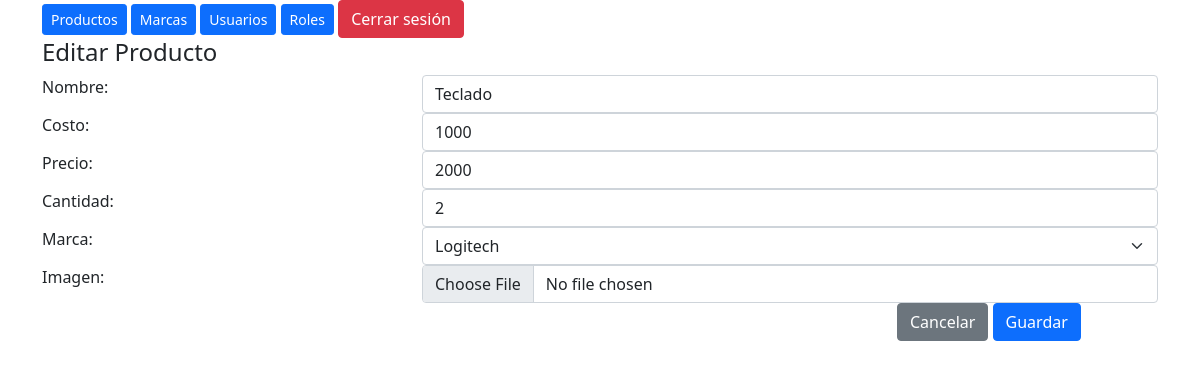
Page /php_588_595/index.php?c=product&a=form&id=1 (signed in) on the committed database.
### tables this page shows
CREATE TABLE `products` (
  `id` int(11) NOT NULL,
  `name` varchar(100) NOT NULL,
  `cost` double(10,2) NOT NULL,
  `price` double(10,2) NOT NULL,
  `quantity` int(11) NOT NULL,
  `brand_id` int(11) NOT NULL
);

CREATE TABLE `brands` (
  `id` int(11) NOT NULL,
  `name` varchar(50) NOT NULL,
  `description` varchar(50) NOT NULL
);

### php_588_595/controllers/product.controller.php (called while the page is built, shortened)
<?php
require_once "models/product.php";
require_once "models/brand.php";
class ProductController
{
    public function form()
    {
        $product = new Product();
        $brand = new Brand();
        $brands = $brand -> list();
        if(isset($_GET['id']))
        {
            $product = $product->getById($_GET['id']);
        }
        require "views/header.php";
        require "views/product/form.php";
        require "views/footer.php";
    }
}

### php_588_595/models/database.php (called while the page is built)
<?php
class Database
{
    private static $server = 'localhost';
    private static $dbUser = 'root';
    private static $dbPass = '';
    private static $dbName = 'empresa';
    public static function Connect()
    {
        try {
            $connection = new PDO('mysql:host='.self::$server.';dbname='.self::$dbName.';charset=utf8',self::$dbUser, self::$dbPass);
            $connection->setAttribute(PDO::ATTR_ERRMODE,PDO::ERRMODE_EXCEPTION);
            return $connection;
        } catch (PDOException $e){
            return "Error Conexión: ".$e->getMessage();
        }
    }
}

### php_588_595/models/product.php (called while the page is built, shortened)
<?php
class Product
{
    private ?string $name = null;
    private ?float $cost = null;
    private ?float $price = null;
    private ?int $quantity = null;
    private ?int $brand_id = null;
    private $connection;
    public function __CONSTRUCT()
    {
        $this->connection = Database::Connect();
    }
    function getById($id)
    {
        try {
            $query = "SELECT * FROM products WHERE id=?;";
            $query = $this->connection->prepare($query);
            $query->setFetchMode(PDO::FETCH_CLASS, __CLASS__);
            $query->execute(array($id));
            return $query->fetch();
        } catch (Exception $e) {
            die($e->getMessage());
        }
    }
    function getName(): ?string
    {
        return $this->name;
    }
    function getCost(): ?float
    {
        return $this->cost;
    }
    function getPrice(): ?float
    {
        return $this->price;
    }
    function getQuantity(): ?int
    {
        return $this->quantity;
    }
    function getBrandId(): ?int
    {
        return $this->brand_id;
    }
}

### php_588_595/models/brand.php (called while the page is built, shortened)
<?php
class Brand
{
    private ?int $id = null;
    private ?string $name = null;
    private $connection;
    public function __CONSTRUCT()
    {
        $this->connection = Database::Connect();
    }
    function list()
    {
        try {
            $query = $this->connection->prepare("SELECT * FROM brands");
            $query->execute();
            return $query->fetchAll(PDO::FETCH_CLASS, __CLASS__);
        } catch (Exception $e) {
            die($e->getMessage());
        }
    }
    function getId(): ?int
    {
        return $this->id;
    }
    function getName(): ?string
    {
        return $this->name;
    }
}

### php_588_595/views/product/form.php (the view, shortened to what this page needs)
<h4><?=isset($_GET['id']) ? 'Editar' : 'Añadir ' ?> Producto</h4>
<form action="?c=product&a=save" method="post" enctype="multipart/form-data">
    <div class="row">
        <div class="col-md-4">
            <label for="name">Nombre:</label>
        </div>
        <div class="col-md-8">
            <input type="text" name="name" requiered value="<?=$product->getName()?>"
            class="form-control">
        </div>
    </div>
    <div class="row">
        <div class="col-md-4">
             <label for="cost">Costo:</label>
        </div>
    <div class="col-md-8">
            <input type="number" name="cost" requiered value="<?=$product->getCost()?>"
            class="form-control">
        </div>
    </div>
    <div class="row">
        <div class="col-md-4">
                <label for="price">Precio:</label>
        </div>
        <div class="col-md-8">
                <input type="number" name="price" requiered value="<?=$product->getPrice()?>"
                 class="form-control">
            </div>
    </div>
    <div class="row">
        <div class="col-md-4">
                <label for="quantity">Cantidad:</label>
        </div>
        <div class="col-md-8">
                 <input type="number" name="quantity" requiered value="<?=$product->getQuantity()?>"
                 class="form-control">
        </div>
    </div>
    <div class="row">
        <div class="col-md-4">
                <label for="brand_id">Marca:</label>
        </div>
        <div class="col-md-8">
               <select name="brand_id" class="form-select">
                   <?php foreach($brands as $brand): ?>
                        <option value="<?=$brand->getId() ?>"
                        <?=$product-> getBrandId()==$brand->getId() ? 'selected' : '' ?> >
                        <?=$brand->getName() ?></option>
                   <?php endforeach;?>
               </select>
        </div>
    </div>
    <div class="row">
        <div class="col-md-4">
            <label for="image">Imagen:</label>
        </div>
        <div class="col-md-8">
            <input type="file" name="image" required class='form-control'>
        </div>
    </div>
    <div class="row">
        <div class="col-md-9"></div>
        <div class="col-md-3">
            <a href="?c=product" class="btn btn-secondary">Cancelar</a>
            <button type="submit" class="btn btn-primary">Guardar</button>
        </div>
    </div>
</form>

### rows in the picture
products: name "Teclado", cost "1000", price "2000", quantity "2", brand_id "Logitech"
